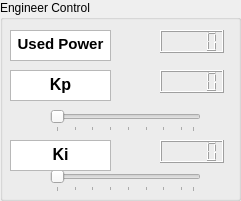
     <widget class="QGroupBox" name="engineer_box">
      <property name="geometry">
       <rect>
        <x>750</x>
        <y>90</y>
        <width>241</width>
        <height>201</height>
       </rect>
      </property>
      <property name="title">
       <string>Engineer Control</string>
      </property>
      <widget class="QLCDNumber" name="power_display">
       <property name="geometry">
        <rect>
         <x>160</x>
         <y>30</y>
         <width>64</width>
         <height>23</height>
        </rect>
       </property>
      </widget>
      <widget class="QTextBrowser" name="power_txt">
       <property name="geometry">
        <rect>
         <x>10</x>
         <y>30</y>
         <width>101</width>
         <height>31</height>
        </rect>
       </property>
       <property name="html">
        <string>&lt;!DOCTYPE HTML PUBLIC &quot;-//W3C//DTD HTML 4.0//EN&quot; &quot;http://www.w3.org/TR/REC-html40/strict.dtd&quot;&gt;
&lt;html&gt;&lt;head&gt;&lt;meta name=&quot;qrichtext&quot; content=&quot;1&quot; /&gt;&lt;meta charset=&quot;utf-8&quot; /&gt;&lt;style type=&quot;text/css&quot;&gt;
p, li { white-space: pre-wrap; }
hr { height: 1px; border-width: 0; }
li.unchecked::marker { content: &quot;\2610&quot;; }
li.checked::marker { content: &quot;\2612&quot;; }
&lt;/style&gt;&lt;/head&gt;&lt;body style=&quot; font-family:'Segoe UI'; font-size:9pt; font-weight:400; font-style:normal;&quot;&gt;
&lt;p align=&quot;center&quot; style=&quot; margin-top:0px; margin-bottom:0px; margin-left:0px; margin-right:0px; -qt-block-indent:0; text-indent:0px;&quot;&gt;&lt;span style=&quot; font-family:'MS Shell Dlg 2'; font-size:11pt; font-weight:700;&quot;&gt;Used Power&lt;/span&gt;&lt;/p&gt;&lt;/body&gt;&lt;/html&gt;</string>
       </property>
      </widget>
      <widget class="QTextBrowser" name="kp_txt">
       <property name="geometry">
        <rect>
         <x>10</x>
         <y>70</y>
         <width>101</width>
         <height>31</height>
        </rect>
       </property>
       <property name="html">
        <string>&lt;!DOCTYPE HTML PUBLIC &quot;-//W3C//DTD HTML 4.0//EN&quot; &quot;http://www.w3.org/TR/REC-html40/strict.dtd&quot;&gt;
&lt;html&gt;&lt;head&gt;&lt;meta name=&quot;qrichtext&quot; content=&quot;1&quot; /&gt;&lt;meta charset=&quot;utf-8&quot; /&gt;&lt;style type=&quot;text/css&quot;&gt;
p, li { white-space: pre-wrap; }
hr { height: 1px; border-width: 0; }
li.unchecked::marker { content: &quot;\2610&quot;; }
li.checked::marker { content: &quot;\2612&quot;; }
&lt;/style&gt;&lt;/head&gt;&lt;body style=&quot; font-family:'Segoe UI'; font-size:9pt; font-weight:400; font-style:normal;&quot;&gt;
&lt;p align=&quot;center&quot; style=&quot; margin-top:0px; margin-bottom:0px; margin-left:0px; margin-right:0px; -qt-block-indent:0; text-indent:0px;&quot;&gt;&lt;span style=&quot; font-family:'MS Shell Dlg 2'; font-size:12pt; font-weight:700;&quot;&gt;Kp&lt;/span&gt;&lt;/p&gt;&lt;/body&gt;&lt;/html&gt;</string>
       </property>
      </widget>
      <widget class="QLCDNumber" name="kp_display">
       <property name="geometry">
        <rect>
         <x>160</x>
         <y>70</y>
         <width>64</width>
         <height>23</height>
        </rect>
       </property>
      </widget>
      <widget class="QLCDNumber" name="ki_display">
       <property name="geometry">
        <rect>
         <x>160</x>
         <y>140</y>
         <width>64</width>
         <height>23</height>
        </rect>
       </property>
      </widget>
      <widget class="QSlider" name="ki_slider">
       <property name="geometry">
        <rect>
         <x>50</x>
         <y>170</y>
         <width>151</width>
         <height>22</height>
        </rect>
       </property>
       <property name="minimum">
        <number>1</number>
       </property>
       <property name="maximum">
        <number>24</number>
       </property>
       <property name="pageStep">
        <number>8</number>
       </property>
       <property name="sliderPosition">
        <number>1</number>
       </property>
       <property name="orientation">
        <enum>Qt::Horizontal</enum>
       </property>
       <property name="invertedAppearance">
        <bool>false</bool>
       </property>
       <property name="tickPosition">
        <enum>QSlider::TicksBelow</enum>
       </property>
       <property name="tickInterval">
        <number>3</number>
       </property>
      </widget>
      <widget class="QSlider" name="kp_slider">
       <property name="geometry">
        <rect>
         <x>50</x>
         <y>110</y>
         <width>151</width>
         <height>22</height>
        </rect>
       </property>
       <property name="minimum">
        <number>1</number>
       </property>
       <property name="maximum">
        <number>24</number>
       </property>
       <property name="pageStep">
        <number>8</number>
       </property>
       <property name="sliderPosition">
        <number>1</number>
       </property>
       <property name="orientation">
        <enum>Qt::Horizontal</enum>
       </property>
       <property name="invertedAppearance">
        <bool>false</bool>
       </property>
       <property name="tickPosition">
        <enum>QSlider::TicksBelow</enum>
       </property>
       <property name="tickInterval">
        <number>3</number>
       </property>
      </widget>
      <widget class="QTextBrowser" name="ki_txt_2">
       <property name="geometry">
        <rect>
         <x>10</x>
         <y>140</y>
         <width>101</width>
         <height>31</height>
        </rect>
       </property>
       <property name="html">
        <string>&lt;!DOCTYPE HTML PUBLIC &quot;-//W3C//DTD HTML 4.0//EN&quot; &quot;http://www.w3.org/TR/REC-html40/strict.dtd&quot;&gt;
&lt;html&gt;&lt;head&gt;&lt;meta name=&quot;qrichtext&quot; content=&quot;1&quot; /&gt;&lt;meta charset=&quot;utf-8&quot; /&gt;&lt;style type=&quot;text/css&quot;&gt;
p, li { white-space: pre-wrap; }
hr { height: 1px; border-width: 0; }
li.unchecked::marker { content: &quot;\2610&quot;; }
li.checked::marker { content: &quot;\2612&quot;; }
&lt;/style&gt;&lt;/head&gt;&lt;body style=&quot; font-family:'Segoe UI'; font-size:9pt; font-weight:400; font-style:normal;&quot;&gt;
&lt;p align=&quot;center&quot; style=&quot; margin-top:0px; margin-bottom:0px; margin-left:0px; margin-right:0px; -qt-block-indent:0; text-indent:0px;&quot;&gt;&lt;span style=&quot; font-family:'MS Shell Dlg 2'; font-size:12pt; font-weight:700;&quot;&gt;Ki&lt;/span&gt;&lt;/p&gt;&lt;/body&gt;&lt;/html&gt;</string>
       </property>
      </widget>
     </widget>
